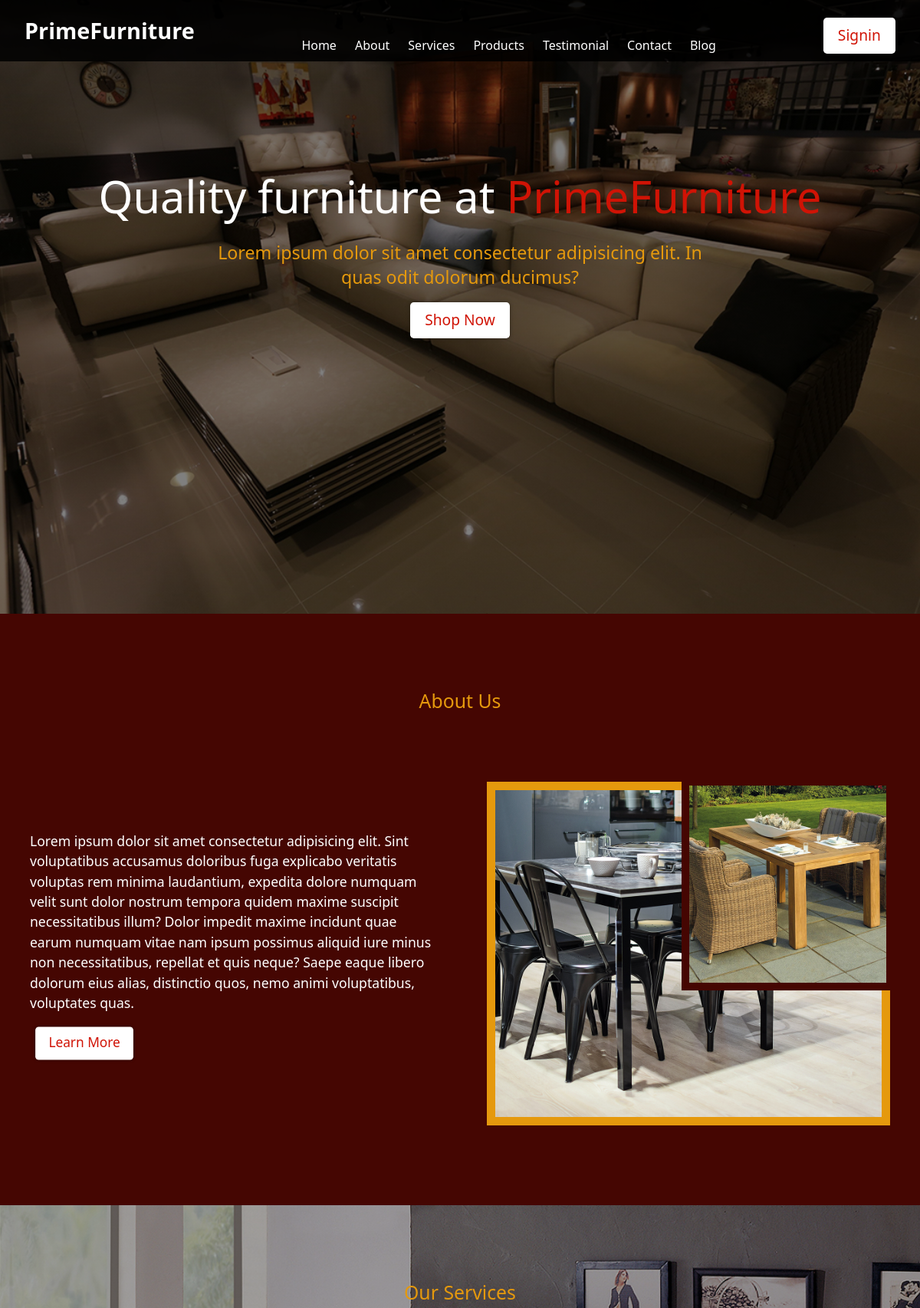
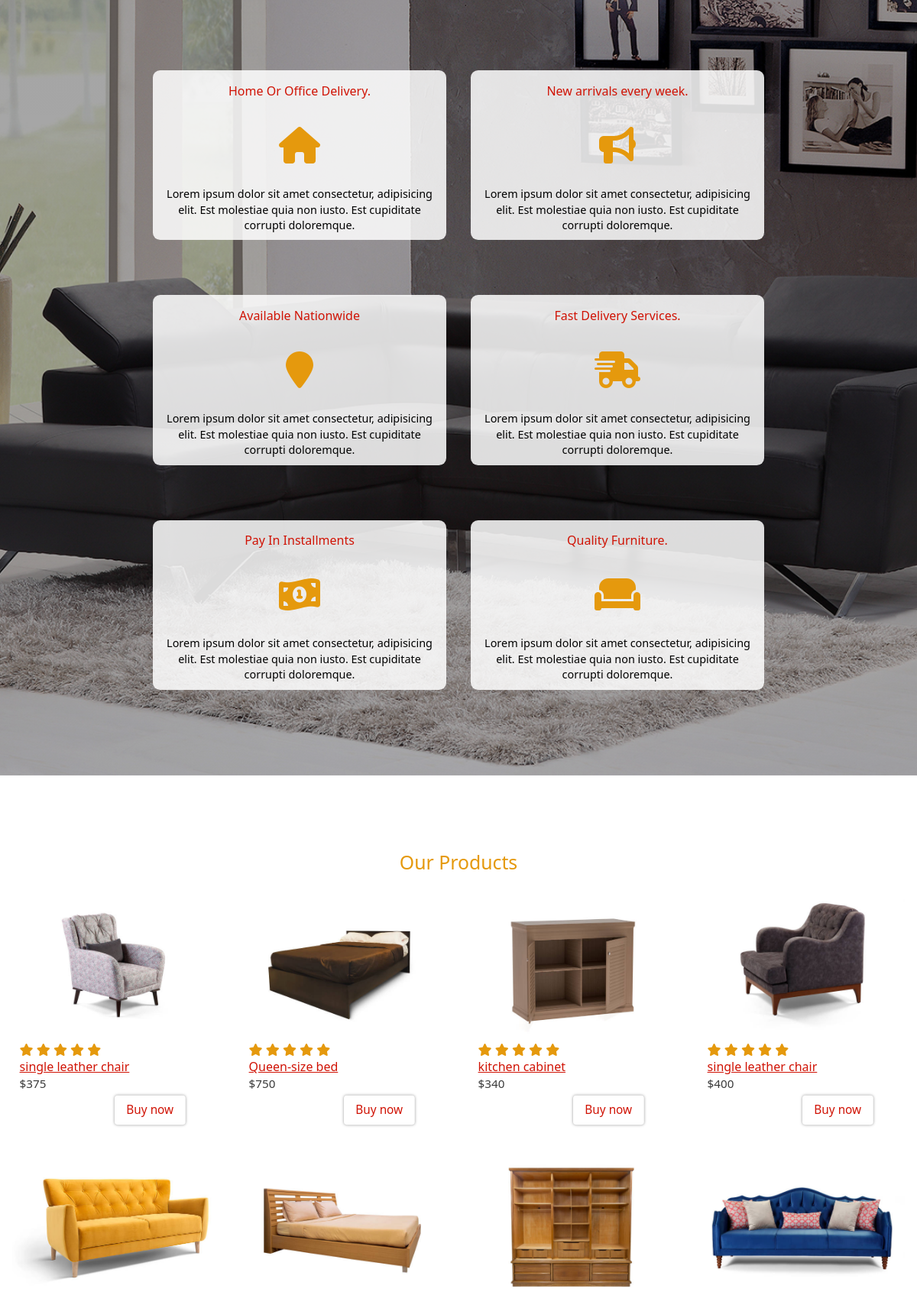
The page / (upper part) on the database its author committed (2 pictures, top to bottom).
### furnitureapp/models.py (models this page shows, shortened)
class items(models.Model):
    itemname=models.CharField(max_length=50)
    itemimage=models.CharField(max_length=50)
    itemprice=models.IntegerField()
    itemdescription=models.TextField(max_length=225)
    itemrating=models.IntegerField(default=5)
    image=models.ImageField(upload_to='static/images/',null=True)

### furnitureapp/views.py (the view)
# urls.py: path('',views.index,name='index'),
def index(request):
    itemlist=items.objects.all()[0:8]
    context={'items':itemlist}
    return render(request,'index.html',context)

### templates/index.html (shortened to what this page needs)
{% extends 'layouts/base.html' %}
{% load static %}
{% block content %}
      <div id="home" style="background: linear-gradient(rgba(0, 0, 0, 0.5),rgba(0, 0, 0, 0.5)),url({% static 'images/bacd.jpg' %});background-position: center;background-size: cover;">
        <div class="intro">
          <h1>Quality furniture at <span>PrimeFurniture</span></h1>
          <p>
            Lorem ipsum dolor sit amet consectetur adipisicing elit. In quas
            odit dolorum ducimus?
          </p>
          <a href="{% url 'products' %}" class="click">Shop Now</a>
        </div>
      </div>
      <div id="about">
        <div class="page">
          <p class="heading">About Us</p>
          <div class="aboutflex">
            <div data-aos="fade-right" data-aos-duration="600">
              <p class="abouttext">
                Lorem ipsum dolor sit amet consectetur adipisicing elit. Sint
                voluptatibus accusamus doloribus fuga explicabo veritatis
                voluptas rem minima laudantium, expedita dolore numquam velit
                sunt dolor nostrum tempora quidem maxime suscipit necessitatibus
                illum? Dolor impedit maxime incidunt quae earum numquam vitae
                nam ipsum possimus aliquid iure minus non necessitatibus,
                repellat et quis neque? Saepe eaque libero dolorum eius alias,
                distinctio quos, nemo animi voluptatibus, voluptates quas.
              </p>
              <a href="#" class="click">Learn More</a>
            </div>
            <div class="aboutimage" data-aos="fade-left" data-aos-duration="600">
              <div class="subimage">
                <img src="{% static 'images/subimage.jpg' %}" alt="subimage">
              </div>
            </div>
          </div>
        </div>
        <div id="services" style="background: linear-gradient(rgba(0, 0, 0, 0.15),rgba(0, 0, 0, 0.15)),url({% static 'images/service.jpg' %});background-position: center;background-size: cover;">
          <div class="pageimage">
            <div class="page">
              <div class="heading">Our Services</div>
              <div class="serviceflex">
              <div data-aos="zoom-in">
              <div class="service">
                  <p class="servicename">Home Or Office Delivery.</p>
                  <div class="serviceicon">
                    <i class="fa-solid fa-house"></i>
                  </div>
                  <p class="servicedescription">
                    Lorem ipsum dolor sit amet consectetur, adipisicing elit.
                    Est molestiae quia non iusto. Est cupiditate corrupti
                    doloremque.
                  </p>
                </div>
              </div>
               <div data-aos="zoom-in">
              <div class="service">
                  <p class="servicename">New arrivals every week.</p>
                  <div class="serviceicon">
                    <i class="fa-solid fa-bullhorn"></i>
                  </div>
                  <p class="servicedescription">
                    Lorem ipsum dolor sit amet consectetur, adipisicing elit.
                    Est molestiae quia non iusto. Est cupiditate corrupti
                    doloremque.
                  </p>
                </div>
              </div>
               <div data-aos="zoom-in">
              <div class="service">
                  <p class="servicename">Available Nationwide</p>
                  <div class="serviceicon">
                    <i class="fa-solid fa-location-pin"></i>
                  </div>
                  <p class="servicedescription">
                    Lorem ipsum dolor sit amet consectetur, adipisicing elit.
                    Est molestiae quia non iusto. Est cupiditate corrupti
                    doloremque.
                  </p>
                </div>
              </div>
               <div data-aos="zoom-in">
              <div class="service">
                  <p class="servicename">Fast Delivery Services.</p>
                  <div class="serviceicon">
                    <i class="fa-solid fa-truck-fast"></i>
                  </div>
                  <p class="servicedescription">
                    Lorem ipsum dolor sit amet consectetur, adipisicing elit.
                    Est molestiae quia non iusto. Est cupiditate corrupti
                    doloremque.
                  </p>
                </div>
              </div>
               <div data-aos="zoom-in">
              <div class="service">
                  <p class="servicename">Pay In Installments</p>
                  <div class="serviceicon">
                    <i class="fa-solid fa-money-bill-1-wave"></i>
                  </div>
                  <p class="servicedescription">
                    Lorem ipsum dolor sit amet consectetur, adipisicing elit.
                    Est molestiae quia non iusto. Est cupiditate corrupti
                    doloremque.
                  </p>
                </div>
              </div>
               <div data-aos="zoom-in">
              <div class="service">
                  <p class="servicename">Quality Furniture.</p>
                  <div class="serviceicon">
                    <i class="fa-solid fa-couch"></i>
                  </div>
                  <p class="servicedescription">
                    Lorem ipsum dolor sit amet consectetur, adipisicing elit.
                    Est molestiae quia non iusto. Est cupiditate corrupti
                    doloremque.
                  </p>
                </div>
              </div>
              </div>
            </div>
          </div>
        </div>
      </div>
      <div id="products" >
          <div class="page">
              <p class="heading">Our Products</p>
              <div class="productgrid">
              {% for item in items %}
               <div class="product"  data-aos="fade-up" data-aos-duration="500">
                      <div class="productimage">
                          <img src="{% static "images/" %}{{ item.itemimage }}.jpg" alt="image">
                      </div>
                      <div class="productdetails">
                        <p class="rating">
                        <i class="fa-solid fa-star"></i>
                        <i class="fa-solid fa-star"></i>
                        <i class="fa-solid fa-star"></i>
                        <i class="fa-solid fa-star"></i>
                        <i class="fa-solid fa-star"></i>
                      </p>
                      <a href="{% url 'product' item.id %}" class="productname">{{ item.itemname }}</a>
                      <p class="productprice">${{ item.itemprice }}</p>
                      <form  action="{% url 'purchase' item.id %}" method=="POST">
                      <button class="click">Buy now</button>
                      </form>
                      </div>
                  </div>
              {% endfor %}
              </div>
          </div>
      </div>
    {% endblock %}

### rows shown on the page
items: itemimage (picture), itemname "single leather chair", itemprice "375"
items: shows a picture, itemname "Queen-size bed", itemprice "750"
items: itemimage (picture), itemname "kitchen cabinet", itemprice "340"
items: itemimage (picture), itemname "single leather chair", itemprice "400"
items: itemimage (picture)
items: itemimage (picture)
items: itemimage (picture)
items: itemimage (picture)
